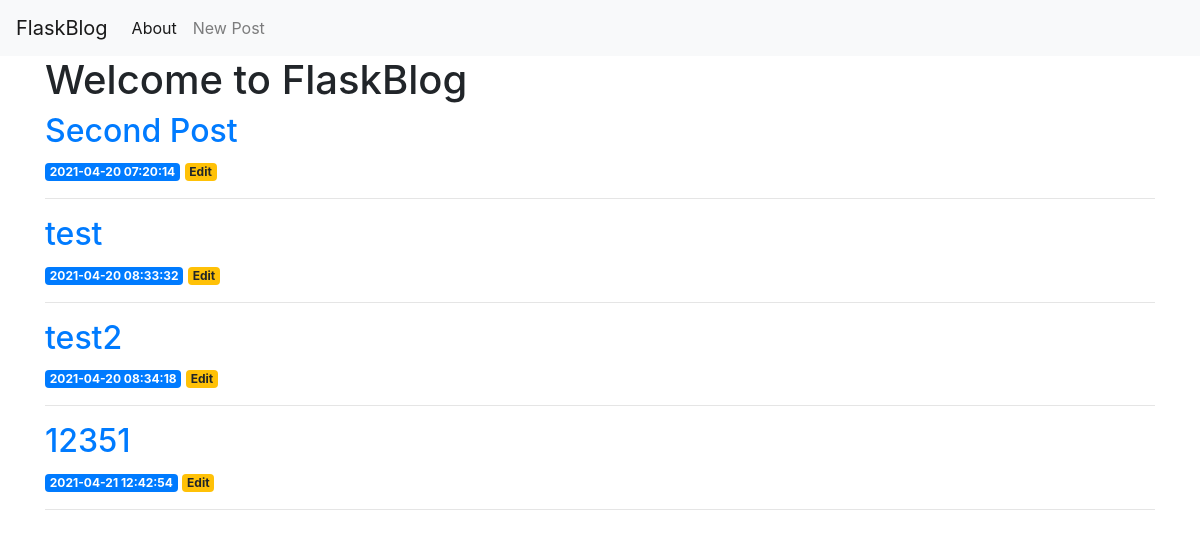
The page / on the database its author committed.
### tables this page shows
CREATE TABLE posts (
    id INTEGER PRIMARY KEY AUTOINCREMENT,
    created TIMESTAMP NOT NULL DEFAULT CURRENT_TIMESTAMP,
    title TEXT NOT NULL,
    content TEXT NOT NULL
);

### app.py (the view)
@app.route('/')
def index():
    conn = get_db_connection()
    posts = conn.execute('SELECT * FROM posts').fetchall()
    conn.close()
    return render_template('index.html', posts=posts)

### app.py (called while the page is built)
def get_db_connection():
    conn = sqlite3.connect('database.db')
    conn.row_factory = sqlite3.Row
    return conn

### templates/index.html
{% extends 'base.html' %}
{% block content %}
    <h1>{% block title %} Welcome to FlaskBlog {% endblock %}</h1>
    {% for post in posts %}
        <a href="{{ url_for('post', post_id=post['id']) }}">
            <h2>{{ post['title'] }}</h2>
        </a>
        <span class="badge badge-primary">{{ post['created'] }}</span>
        <a href="{{ url_for('edit', id=post['id']) }}">
            <span class="badge badge-warning">Edit</span>
        </a>
        <hr>
    {% endfor %}
{% endblock %}

### rows shown on the page
posts: title "Second Post", created "2021-04-20 07:20:14"
posts: title "test", created "2021-04-20 08:33:32"
posts: title "test2", created "2021-04-20 08:34:18"
posts: title "12351", created "2021-04-21 12:42:54"
